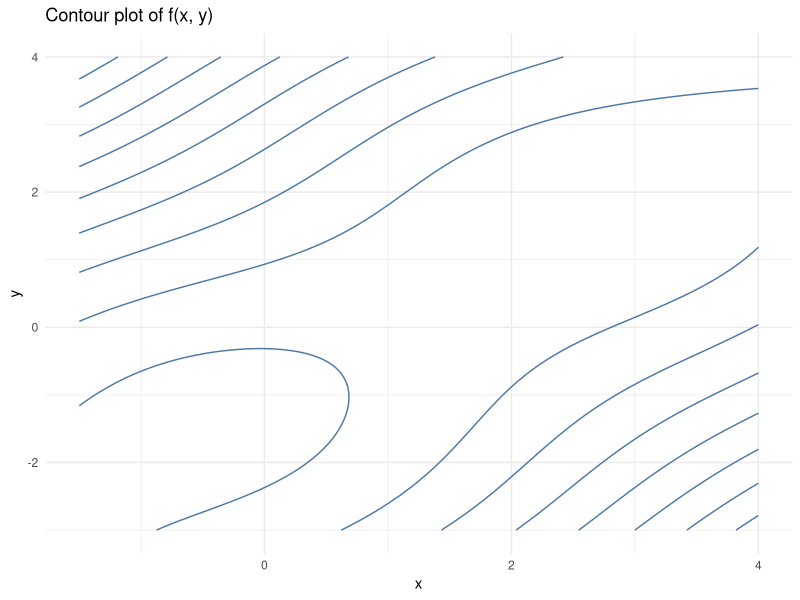

Recreate this plot in R.
## ---- chunk 1
knitr::opts_chunk$set(echo = TRUE)
## ---- chunk 2
library(ggplot2)
library(knitr)
## ---- chunk 3
# define the function f(x, y) that returns f(x, y) if both x and y are in the interval
f <- function(x, y){
  ifelse(x >= -1.5 & x <= 4 & y >= -3 & y <= 4,
         sin(x + y) + (x - y)^2 - 1.5*x + 2.5*y + 1,
         NA)
}

# data frame with x, y and f(x, y)
x <- seq(-1.5, 4, length.out = 100)
y <- seq(-3, 4, length.out = 100)

grid <- expand.grid(x = x, y = y)
grid$z <- with(grid, f(x, y))

# plot f(x, y)
ggplot(grid, aes(x = x, y = y, z = z)) + 
  geom_contour(col = "#4E79A7") + 
  labs(x = "x", y = "y", title = "Contour plot of f(x, y)") + 
  theme_minimal()
## ---- chunk 4
# gradient for f(x, y)
gradient <- function(x, y){
  grad_x <- cos(x + y) + 2*(x - y) - 1.5
  grad_y <- cos(x + y) - 2*(x - y) + 2.5
  return(c(grad_x, grad_y))
}

# hessian matrix for f(x, y)
hessian <- function(x, y){
  
  m <- matrix(c(-sin(x + y) + 2, -sin(x + y) - 2,
              -sin(x + y) - 2, -sin(x + y) + 2),
              byrow = T, nrow = 2, ncol = 2)
  
  return(m)
}
## ---- chunk 5
# newton algorithm
newton <- function(gradient, hessian, x_init, y_init, tol = 0.0001, maxit = 100){
  
  # check that the initial values are within the intervals
  if(x_init < -1.5 || x_init > 4 || y_init < -3 || y_init > 4){
    stop("The x and y values have to be within the intervals")
  }
  
  # set initial values
  x0 <- c(x_init, y_init)
  
  # while the stopping criteria is not met
  for(it in 1:maxit){
    
    H <- hessian(x0[1], x0[2])
    
    # use MASS library in case of a singular Hessian matrix
    if(abs(det(H)) < 1e-6){
      x1 <- x0 - as.vector(MASS::ginv(H) %*% gradient(x0[1], x0[2]))
    } else{
      x1 <- x0 - as.vector(solve(H) %*% gradient(x0[1], x0[2]))
    }
    
    # set the values within the intervals
    x1[1] <- max(min(x1[1], 4), -1.5)
    x1[2] <- max(min(x1[2], 4), -3)
    
    # if the stopping criteria is met
    if(norm(x1 - x0, type = "2") < tol){  # t(x1 - x0) %*% (x1 - x0)
      return(list(x = x1[1], y = x1[2], iterations = it, 
               gradient = gradient(x1[1], x1[2]), eigenvalues = eigen(hessian(x1[1], x1[2]))$values))
    } 
    
    x0 <- x1
  }
  
  warning("Maximum number of iterations reached without convergence.")
  return(list(x = x1[1], y = x1[2], iterations = maxit,
           gradient = gradient(x1[1], x1[2]), eigenvalues = eigen(hessian(x1[1], x1[2]))$values))
}
## ---- chunk 6
x_init1 <- 1
y_init1 <- 3
res1 <- newton(gradient, hessian, x_init1, y_init1)

x_init2 <- 2
y_init2 <- 4
res2 <- newton(gradient, hessian, x_init2, y_init2)

x_init3 <- 0
y_init3 <- -1
res3 <- newton(gradient, hessian, x_init3, y_init3)

df <- data.frame(initial_x = c(x_init1, x_init2, x_init3),
                 initial_y = c(y_init1, y_init2, y_init3),
                 final_x = c(res1$x, res2$x, res3$x),
                 final_y = c(res1$y, res2$y, res3$y),
                 function_value= c(f(res1$x, res1$y), f(res2$x, res2$y), f(res3$x, res3$y)), 
                 eigenvalues1 = c(res1$eigenvalues[1], res2$eigenvalues[1], res3$eigenvalues[1]),
                 eigenvalues2 = c(res1$eigenvalues[2], res2$eigenvalues[2], res3$eigenvalues[2]))
kable(df,
      caption = "Newton algorithm results")
